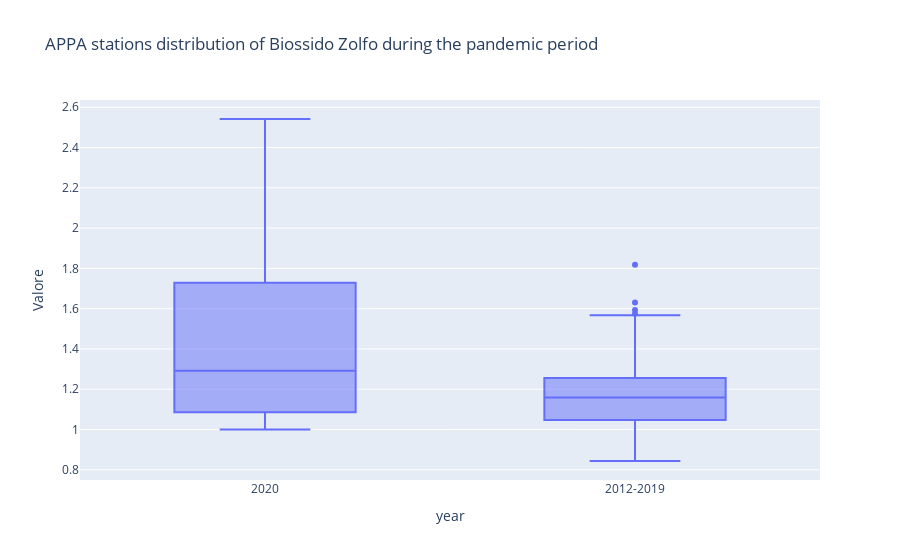
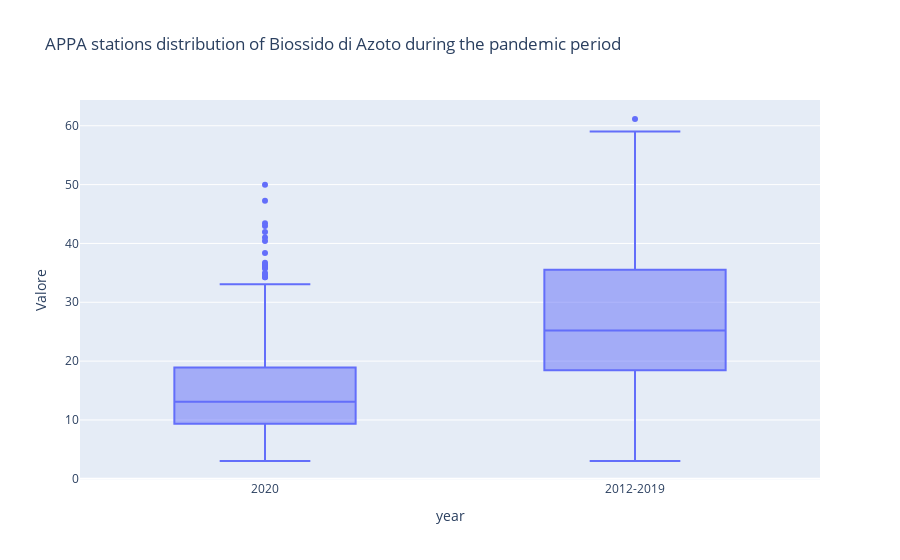
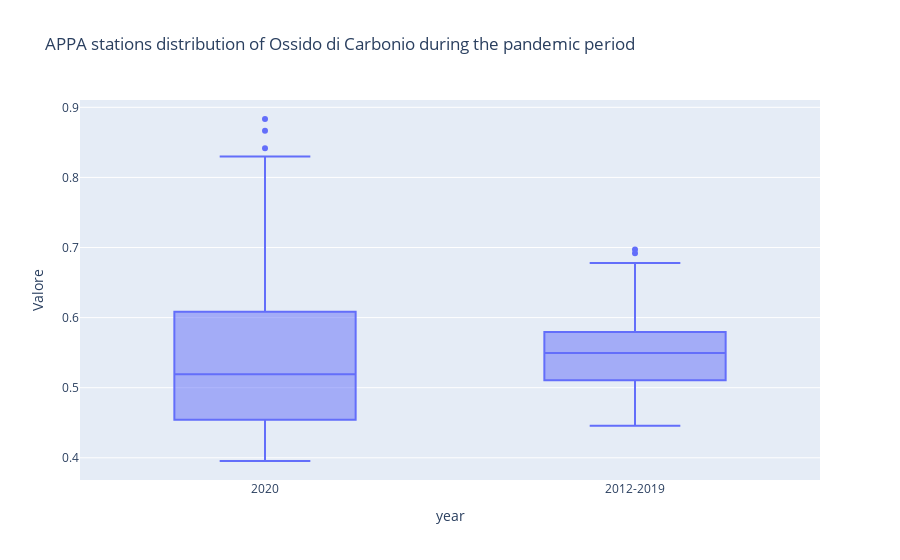
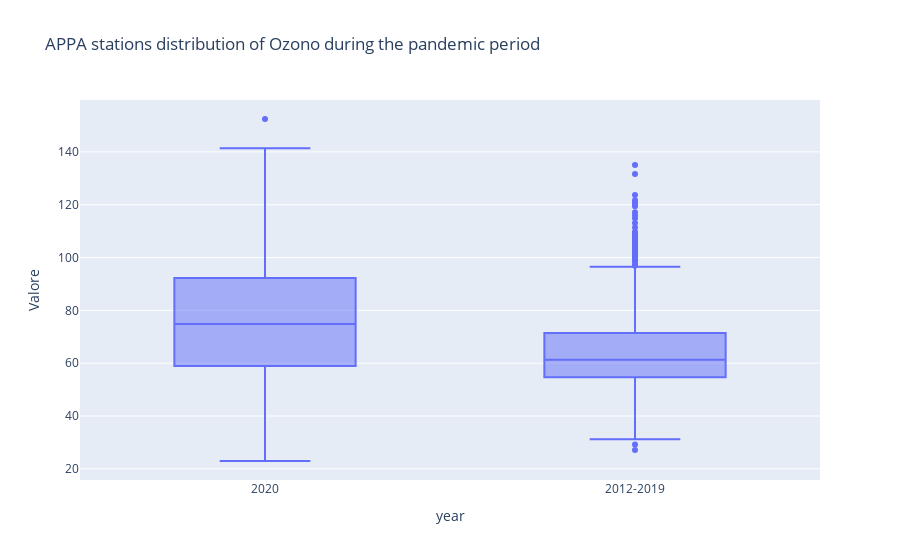

Notebook code for these charts, in order:
### Code cell
for pol in pollutans:
    
    try:
        fig = px.box(boxplot[boxplot.Inquinante == pol], x="year", y="Valore", title=f"APPA stations distribution of {pol} during the pandemic period" )
        # fig.update_traces(quartilemethod="exclusive") # or "inclusive", or "linear" by default
        
        fig.show()

    except:
        print(f"wasn't able to do {pol}")

### Figure 1 — Plotly figure (JSON) as saved in the notebook; plotly's stock layout.template omitted (floating-point values rounded to 4 significant figures; data arrays with more than 128 entries replaced by an {"elided": "..."} marker saying what was removed)
{"data": [{"alignmentgroup": "True", "hovertemplate": "year=%{x}<br>Valore=%{y}<extra></extra>", "legendgroup": "", "marker": {"color": "#636efa"}, "name": "", "notched": false, "offsetgroup": "", "orientation": "v", "showlegend": false, "type": "box", "x": {"elided": "143 str values"}, "x0": " ", "xaxis": "x", "y": {"elided": "143 float values"}, "y0": " ", "yaxis": "y"}], "layout": {"boxmode": "group", "legend": {"tracegroupgap": 0}, "title": {"text": "APPA stations distribution of Biossido Zolfo during the pandemic period"}, "xaxis": {"anchor": "y", "domain": [0, 1], "title": {"text": "year"}}, "yaxis": {"anchor": "x", "domain": [0, 1], "title": {"text": "Valore"}}}}

### Figure 2 — Plotly figure (JSON) as saved in the notebook; plotly's stock layout.template omitted (floating-point values rounded to 4 significant figures; data arrays with more than 128 entries replaced by an {"elided": "..."} marker saying what was removed)
{"data": [{"alignmentgroup": "True", "hovertemplate": "year=%{x}<br>Valore=%{y}<extra></extra>", "legendgroup": "", "marker": {"color": "#636efa"}, "name": "", "notched": false, "offsetgroup": "", "orientation": "v", "showlegend": false, "type": "box", "x": {"elided": "1129 str values"}, "x0": " ", "xaxis": "x", "y": {"elided": "1129 float values"}, "y0": " ", "yaxis": "y"}], "layout": {"boxmode": "group", "legend": {"tracegroupgap": 0}, "title": {"text": "APPA stations distribution of Biossido di Azoto during the pandemic period"}, "xaxis": {"anchor": "y", "domain": [0, 1], "title": {"text": "year"}}, "yaxis": {"anchor": "x", "domain": [0, 1], "title": {"text": "Valore"}}}}

### Figure 3 — Plotly figure (JSON) as saved in the notebook; plotly's stock layout.template omitted (floating-point values rounded to 4 significant figures; data arrays with more than 128 entries replaced by an {"elided": "..."} marker saying what was removed)
{"data": [{"alignmentgroup": "True", "hovertemplate": "year=%{x}<br>Valore=%{y}<extra></extra>", "legendgroup": "", "marker": {"color": "#636efa"}, "name": "", "notched": false, "offsetgroup": "", "orientation": "v", "showlegend": false, "type": "box", "x": {"elided": "285 str values"}, "x0": " ", "xaxis": "x", "y": {"elided": "285 float values"}, "y0": " ", "yaxis": "y"}], "layout": {"boxmode": "group", "legend": {"tracegroupgap": 0}, "title": {"text": "APPA stations distribution of Ossido di Carbonio during the pandemic period"}, "xaxis": {"anchor": "y", "domain": [0, 1], "title": {"text": "year"}}, "yaxis": {"anchor": "x", "domain": [0, 1], "title": {"text": "Valore"}}}}

### Figure 4 — Plotly figure (JSON) as saved in the notebook; plotly's stock layout.template omitted (floating-point values rounded to 4 significant figures; data arrays with more than 128 entries replaced by an {"elided": "..."} marker saying what was removed)
{"data": [{"alignmentgroup": "True", "hovertemplate": "year=%{x}<br>Valore=%{y}<extra></extra>", "legendgroup": "", "marker": {"color": "#636efa"}, "name": "", "notched": false, "offsetgroup": "", "orientation": "v", "showlegend": false, "type": "box", "x": {"elided": "857 str values"}, "x0": " ", "xaxis": "x", "y": {"elided": "857 float values"}, "y0": " ", "yaxis": "y"}], "layout": {"boxmode": "group", "legend": {"tracegroupgap": 0}, "title": {"text": "APPA stations distribution of Ozono during the pandemic period"}, "xaxis": {"anchor": "y", "domain": [0, 1], "title": {"text": "year"}}, "yaxis": {"anchor": "x", "domain": [0, 1], "title": {"text": "Valore"}}}}
